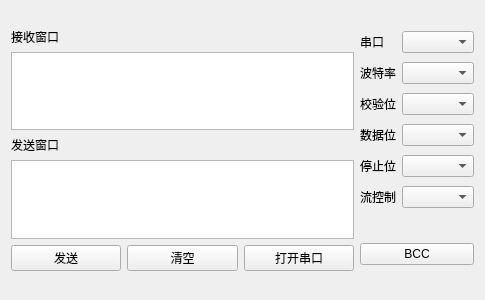
<?xml version="1.0" encoding="UTF-8"?>
<ui version="4.0">
 <class>SerialPort</class>
 <widget class="QWidget" name="SerialPort">
  <property name="geometry">
   <rect>
    <x>0</x>
    <y>0</y>
    <width>485</width>
    <height>300</height>
   </rect>
  </property>
  <property name="windowTitle">
   <string>SerialPort</string>
  </property>
  <layout class="QGridLayout" name="gridLayout_2">
   <item row="0" column="0" rowspan="2">
    <layout class="QVBoxLayout" name="verticalLayout">
     <item>
      <widget class="QLabel" name="label_7">
       <property name="text">
        <string>接收窗口</string>
       </property>
      </widget>
     </item>
     <item>
      <widget class="QTextEdit" name="teRecv"/>
     </item>
     <item>
      <widget class="QLabel" name="label_8">
       <property name="text">
        <string>发送窗口</string>
       </property>
      </widget>
     </item>
     <item>
      <widget class="QTextEdit" name="tePost"/>
     </item>
     <item>
      <layout class="QHBoxLayout" name="horizontalLayout">
       <item>
        <widget class="QPushButton" name="btnSend">
         <property name="text">
          <string>发送</string>
         </property>
        </widget>
       </item>
       <item>
        <widget class="QPushButton" name="btnClear">
         <property name="text">
          <string>清空</string>
         </property>
        </widget>
       </item>
       <item>
        <widget class="QPushButton" name="btnOpen">
         <property name="text">
          <string>打开串口</string>
         </property>
        </widget>
       </item>
      </layout>
     </item>
    </layout>
   </item>
   <item row="0" column="1">
    <layout class="QGridLayout" name="gridLayout">
     <item row="0" column="0">
      <widget class="QLabel" name="label">
       <property name="text">
        <string>串口</string>
       </property>
      </widget>
     </item>
     <item row="0" column="1">
      <widget class="QComboBox" name="comBox"/>
     </item>
     <item row="1" column="0">
      <widget class="QLabel" name="label_2">
       <property name="text">
        <string>波特率</string>
       </property>
      </widget>
     </item>
     <item row="1" column="1">
      <widget class="QComboBox" name="brBox"/>
     </item>
     <item row="2" column="0">
      <widget class="QLabel" name="label_3">
       <property name="text">
        <string>校验位</string>
       </property>
      </widget>
     </item>
     <item row="2" column="1">
      <widget class="QComboBox" name="vbBox"/>
     </item>
     <item row="3" column="0">
      <widget class="QLabel" name="label_4">
       <property name="text">
        <string>数据位</string>
       </property>
      </widget>
     </item>
     <item row="3" column="1">
      <widget class="QComboBox" name="dbBox"/>
     </item>
     <item row="4" column="0">
      <widget class="QLabel" name="label_5">
       <property name="text">
        <string>停止位</string>
       </property>
      </widget>
     </item>
     <item row="4" column="1">
      <widget class="QComboBox" name="sbBox"/>
     </item>
     <item row="5" column="0">
      <widget class="QLabel" name="label_6">
       <property name="text">
        <string>流控制</string>
       </property>
      </widget>
     </item>
     <item row="5" column="1">
      <widget class="QComboBox" name="fcBox"/>
     </item>
    </layout>
   </item>
   <item row="1" column="1">
    <widget class="QPushButton" name="btnBCC">
     <property name="text">
      <string>BCC</string>
     </property>
    </widget>
   </item>
  </layout>
 </widget>
 <resources/>
 <connections/>
</ui>
